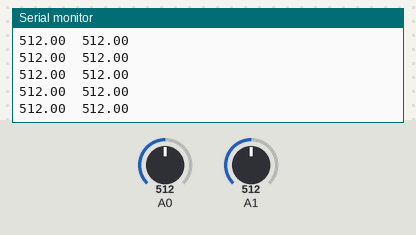
A sketch run on a simulated Arduino Uno, built with avr-gcc and run on an emulated ATmega328P. On the bench: the last lines printed to the serial monitor. The inputs (shaded band) are chosen by the test bench; at power-on: A0 = 512, A1 = 512.

Above: at 1.2 s.
1.3 s: A0 set to 11
At 1.9 s:
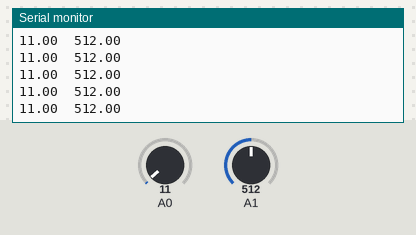
2.8 s: A0 set to 8
At 3.9 s:
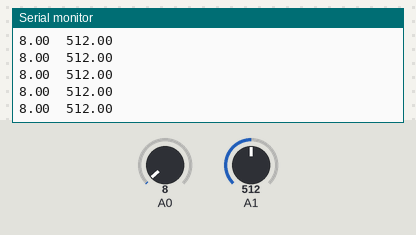
Timing chart, 0 to 5.8 s (numbered marks = the images above; inputs shaded):
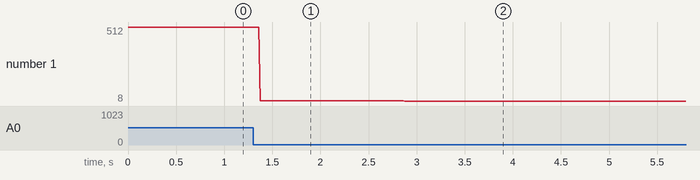

The sketch:

Oscilloscope.ino
```cpp
void setup() {
  // put your setup code here, to run once:
  Serial.begin(9600);
  Serial.println("\t");
  pinMode(A0, INPUT);
  pinMode(A1, INPUT);
  pinMode(A2, INPUT);
}

void loop() {
  // put your main code here, to run repeatedly:

  //delay(1);

  float a0 = analogRead(A0);
  float a1 = analogRead(A1);
  //float a2 = analogRead(A2);
  //float a3 = analogRead(A3);
  //float a4 = analogRead(A4);
  //float a5 = analogRead(A5);


  Serial.print(a0);
  Serial.print("\t");

  Serial.println(a1);
  //Serial.print("\t");
/*
  Serial.print(a2);
  Serial.print("\t");

  Serial.print(a3);
  Serial.print("\t");

  Serial.print(a4);
  Serial.print("\t");

  Serial.println(a5);
  Serial.println("\t");
*/

}
```

Measured:
- after the input at 1.3 s, the serial monitor: prints a new line after 0.08 s (image 1)
- after the input at 2.8 s, the serial monitor: prints a new line after 0.08 s (image 2)
- plotted number 1: 512 → 11 after the input at 1.3 s, 11 → 8 after the input at 2.8 s
